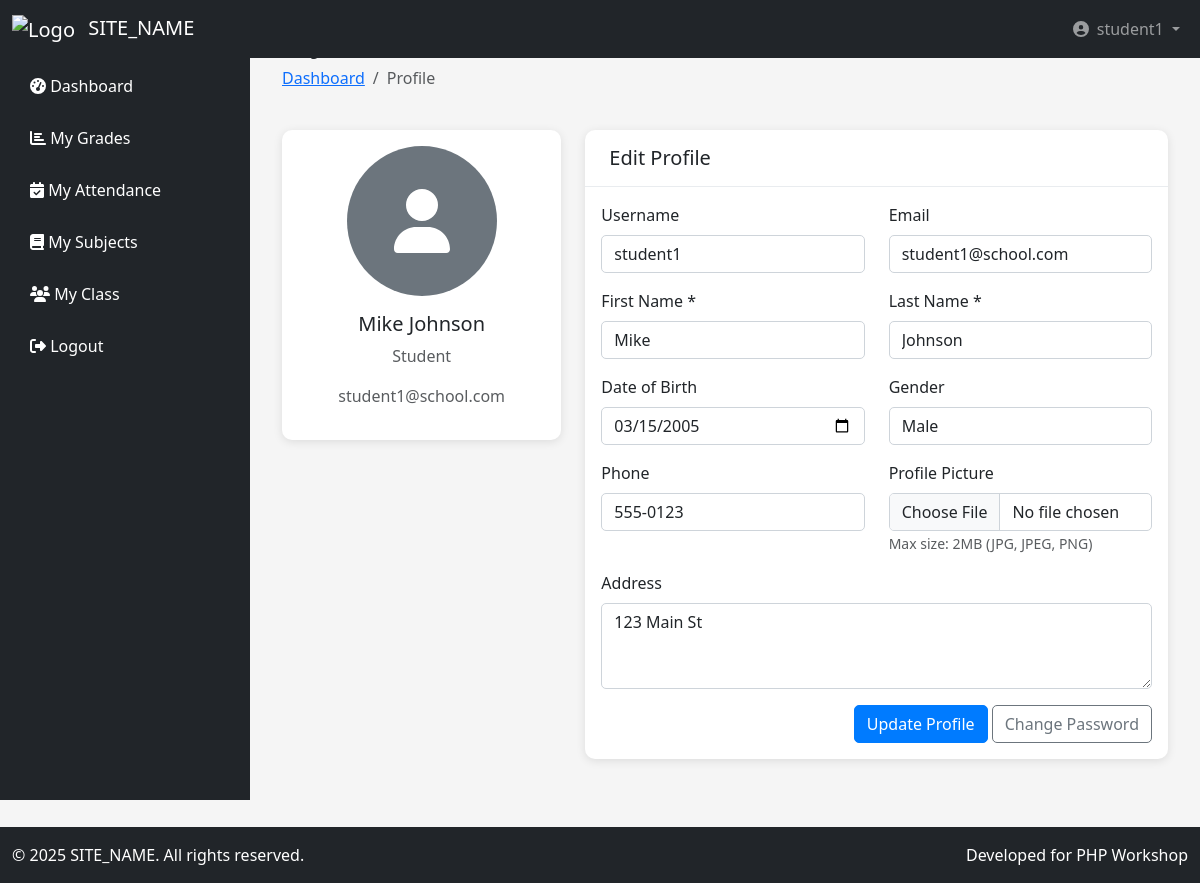
Screenshot of /pages/settings/profile.php (signed in) with the database file from the repository.
### tables this page shows
CREATE TABLE students (
    student_id INT PRIMARY KEY AUTO_INCREMENT,
    user_id INT UNIQUE,
    student_number VARCHAR(20) UNIQUE NOT NULL,
    first_name VARCHAR(50) NOT NULL,
    last_name VARCHAR(50) NOT NULL,
    date_of_birth DATE,
    gender ENUM('Male', 'Female', 'Other'),
    address TEXT,
    phone VARCHAR(20),
    enrollment_date DATE DEFAULT CURRENT_DATE,
    class_id INT,
    profile_picture VARCHAR(255),
    created_at DATETIME DEFAULT CURRENT_TIMESTAMP,
    FOREIGN KEY (user_id) REFERENCES users(user_id) ON DELETE CASCADE,
    INDEX idx_student_number (student_number)
);

CREATE TABLE users (
    user_id INT PRIMARY KEY AUTO_INCREMENT,
    username VARCHAR(50) UNIQUE NOT NULL,
    email VARCHAR(100) UNIQUE NOT NULL,
    password VARCHAR(255) NOT NULL,
    user_type ENUM('admin', 'teacher', 'student') NOT NULL,
    is_active BOOLEAN DEFAULT TRUE,
    created_at DATETIME DEFAULT CURRENT_TIMESTAMP,
    updated_at DATETIME DEFAULT CURRENT_TIMESTAMP ON UPDATE CURRENT_TIMESTAMP
);

### pages/settings/profile.php (the view, shortened to what this page needs)
<?php
$database = new Database();
$db = $database->getConnection();
$user_id = $_SESSION['user_id'];
$user_type = $_SESSION['user_type'];
if($user_type == 'admin') {
    $query = "SELECT a.*, u.username, u.email FROM admins a
              JOIN users u ON a.user_id = u.user_id
              WHERE a.user_id = ?";
} elseif($user_type == 'teacher') {
    $query = "SELECT t.*, u.username, u.email FROM teachers t
              JOIN users u ON t.user_id = u.user_id
              WHERE t.user_id = ?";
} else {
    $query = "SELECT s.*, u.username, u.email, c.class_name FROM students s
              JOIN users u ON s.user_id = u.user_id
              LEFT JOIN classes c ON s.class_id = c.class_id
              WHERE s.user_id = ?";
}
$stmt = $db->prepare($query);
$stmt->execute([$user_id]);
$user = $stmt->fetch(PDO::FETCH_ASSOC);
include '../../includes/header.php';
include '../../includes/sidebar.php';
?>
<div class="content">
    <div class="container-fluid">
        <div class="row mb-4">
            <div class="col-12">
                <h2>My Profile</h2>
                <nav aria-label="breadcrumb">
                    <ol class="breadcrumb">
                        <li class="breadcrumb-item"><a href="../dashboard/<?php echo $user_type; ?>_dashboard.php">Dashboard</a></li>
                        <li class="breadcrumb-item active">Profile</li>
                    </ol>
                </nav>
            </div>
        </div>
        <div class="row">
            <div class="col-md-4">
                <div class="card">
                    <div class="card-body text-center">
                        <div class="mb-3">
                            <?php if(!empty($user['profile_picture'])): ?>
                                <img src="../../uploads/profiles/<?php echo $user['profile_picture']; ?>"
                                     alt="Profile Picture" class="rounded-circle" style="width: 150px; height: 150px; object-fit: cover;">
                            <?php else: ?>
                                <div class="bg-secondary rounded-circle d-inline-flex align-items-center justify-content-center"
                                     style="width: 150px; height: 150px;">
                                    <i class="fas fa-user fa-4x text-white"></i>
                                </div>
                            <?php endif; ?>
                        </div>
                        <h5><?php echo htmlspecialchars($user['full_name'] ?? $user['first_name'] . ' ' . $user['last_name']); ?></h5>
                        <p class="text-muted"><?php echo ucfirst($user_type); ?></p>
                        <p class="text-muted"><?php echo htmlspecialchars($user['email']); ?></p>
                    </div>
                </div>
            </div>
            <div class="col-md-8">
                <div class="card">
                    <div class="card-header">
                        <h5 class="card-title mb-0">Edit Profile</h5>
                    </div>
                    <div class="card-body">
                        <form method="POST" enctype="multipart/form-data">
                            <div class="row">
                                <div class="col-md-6 mb-3">
                                    <label class="form-label">Username</label>
                                    <input type="text" class="form-control" value="<?php echo htmlspecialchars($user['username']); ?>" readonly>
                                </div>
                                <div class="col-md-6 mb-3">
                                    <label class="form-label">Email</label>
                                    <input type="email" class="form-control" value="<?php echo htmlspecialchars($user['email']); ?>" readonly>
                                </div>
                            </div>
                            <?php if($user_type == 'admin'): ?>
                                <div class="row">
                                    <div class="col-md-6 mb-3">
                                        <label class="form-label">Full Name *</label>
                                        <input type="text" class="form-control" name="full_name"
                                               value="<?php echo htmlspecialchars($user['full_name']); ?>" required>
                                    </div>
                                    <div class="col-md-6 mb-3">
                                        <label class="form-label">Position</label>
                                        <input type="text" class="form-control" name="position"
                                               value="<?php echo htmlspecialchars($user['position']); ?>">
                                    </div>
                                </div>
                            <?php else: ?>
                                <div class="row">
                                    <div class="col-md-6 mb-3">
                                        <label class="form-label">First Name *</label>
                                        <input type="text" class="form-control" name="first_name"
                                               value="<?php echo htmlspecialchars($user['first_name']); ?>" required>
                                    </div>
                                    <div class="col-md-6 mb-3">
                                        <label class="form-label">Last Name *</label>
                                        <input type="text" class="form-control" name="last_name"
                                               value="<?php echo htmlspecialchars($user['last_name']); ?>" required>
                                    </div>
                                </div>
                            <?php endif; ?>
                            <?php if($user_type == 'teacher'): ?>
                                <div class="row">
                                    <div class="col-md-6 mb-3">
                                        <label class="form-label">Qualification</label>
                                        <input type="text" class="form-control" name="qualification"
                                               value="<?php echo htmlspecialchars($user['qualification']); ?>">
                                    </div>
                                    <div class="col-md-6 mb-3">
                                        <label class="form-label">Specialization</label>
                                        <input type="text" class="form-control" name="specialization"
                                               value="<?php echo htmlspecialchars($user['specialization']); ?>">
                                    </div>
                                </div>
                            <?php elseif($user_type == 'student'): ?>
                                <div class="row">
                                    <div class="col-md-6 mb-3">
                                        <label class="form-label">Date of Birth</label>
                                        <input type="date" class="form-control" name="date_of_birth"
                                               value="<?php echo htmlspecialchars($user['date_of_birth']); ?>">
                                    </div>
                                    <div class="col-md-6 mb-3">
                                        <label class="form-label">Gender</label>
                                        <select class="form-control" name="gender">
                                            <option value="Male" <?php echo $user['gender'] == 'Male' ? 'selected' : ''; ?>>Male</option>
                                        </select>
                                    </div>
                                </div>
                            <?php endif; ?>
                            <div class="row">
                                <div class="col-md-6 mb-3">
                                    <label class="form-label">Phone</label>
                                    <input type="tel" class="form-control" name="phone"
                                           value="<?php echo htmlspecialchars($user['phone']); ?>">
                                </div>
                                <div class="col-md-6 mb-3">
                                    <label class="form-label">Profile Picture</label>
                                    <input type="file" class="form-control" name="profile_picture" accept="image/*">
                                    <small class="text-muted">Max size: 2MB (JPG, JPEG, PNG)</small>
                                </div>
                            </div>
                            <?php if($user_type != 'admin'): ?>
                                <div class="mb-3">
                                    <label class="form-label">Address</label>
                                    <textarea class="form-control" name="address" rows="3"><?php echo htmlspecialchars($user['address']); ?></textarea>
                                </div>
                            <?php endif; ?>
                            <div class="text-end">
                                <button type="submit" class="btn btn-primary">Update Profile</button>
                                <a href="change_password.php" class="btn btn-outline-secondary">Change Password</a>
                            </div>
                        </form>
                    </div>
                </div>
            </div>
        </div>
    </div>
</div>
<?php include '../../includes/footer.php'; ?>

### rows the page displays
students: first_name+last_name "Mike Johnson", user.email "student1@school.com", user.username "student1", first_name "Mike", last_name "Johnson", date_of_birth "03/15/2005", gender "Male", phone "555-0123", address "123 Main St"

### other values shown
SITE_NAME "SITE_NAME"
$_SESSION['username'] "student1"
$user_type "Student"
